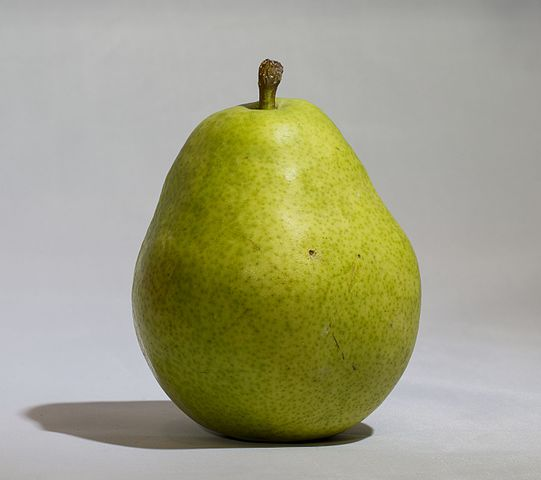
#> input picture hw1/HW1-Filters/input3A.jpg, 541 x 480 px
$ python lp_pyramid.py   (Python 2 division)
#> lines starting #> are read from the running program, lines starting #| are printed output that depends on the picture
# import pdb; pdb.set_trace()
import cv2
import numpy as np,sys


A = cv2.imread('./HW1-Filters/input3A.jpg')
#> A is the input picture: shape (480, 541, 3); mean B, G, R 131.9, 161.7, 162.1
B = cv2.imread('./HW1-Filters/input3B.jpg')
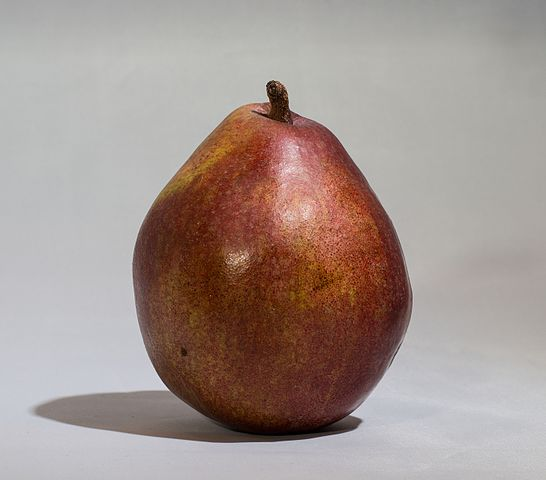
#> input picture hw1/HW1-Filters/input3B.jpg, 546 x 480 px
#> B is the input picture: shape (480, 546, 3); mean B, G, R 143.2, 148.9, 163.6

# makign images rectangular
### I dont actually like this way of doing it, as we are losing some data in this manner,
### we could actually  resize the image (Jay resized, no visible difference apart from the boundary)
A = A[:,:A.shape[0]]
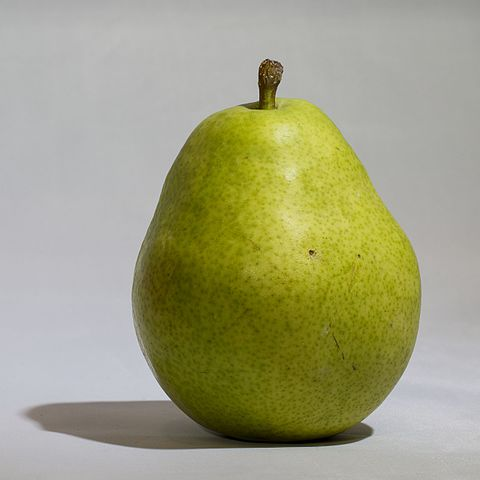
#> A: shape (480, 480, 3); mean B, G, R 127.4, 160.7, 161
B = B[:A.shape[0],:A.shape[0]]
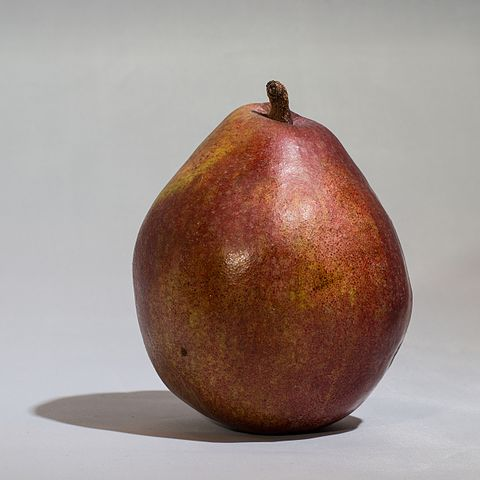
#> B: shape (480, 480, 3); mean B, G, R 139.5, 145.6, 162

# generate Gaussian pyramid for A
G = A.copy()
gpA = [G]
for i in xrange(6):
	G = cv2.pyrDown(G)
	gpA.append(G)
#> after the loop, gpA = 7 items

# generate Gaussian pyramid for B
G = B.copy()
gpB = [G]
for i in xrange(6):
	G = cv2.pyrDown(G)
	gpB.append(G)
#> after the loop, gpB = 7 items

# generate Laplacian Pyramid for A
lpA = [gpA[5]]
for i in xrange(5,0,-1):
	GE = cv2.pyrUp(gpA[i])
	L = cv2.subtract(gpA[i-1],GE)
	lpA.append(L)
#> after the loop, lpA = 6 items

# generate Laplacian Pyramid for B
lpB = [gpB[5]]
for i in xrange(5,0,-1):
	GE = cv2.pyrUp(gpB[i])
	L = cv2.subtract(gpB[i-1],GE)
	lpB.append(L)
#> this loop made 5 passes
#> pass 1, `GE = cv2.pyrUp(gpB[i])`:
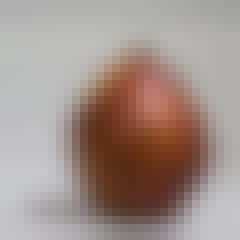
#> GE: shape (30, 30, 3) (shown 8 times larger); mean of channels 0, 1, 2 139.2, 145.3, 161.7; drawn as B, G, R
#> pass 2, `L = cv2.subtract(gpB[i-1],GE)`:
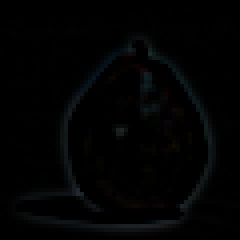
#> L: shape (60, 60, 3) (shown 4 times larger); mean of channels 0, 1, 2 2.6, 2.5, 2; drawn as B, G, R
#> after the loop, lpB = 6 items

# Now add left and right halves of images in each level
LS = []
for la,lb in zip(lpA,lpB):
	rows,cols,dpt = la.shape
	ls = np.hstack((la[:,0:cols/2], lb[:,cols/2:]))
	LS.append(ls)
#> this loop made 6 passes
#> (rows, cols) on passes 1 to 6: (15, 15), (30, 30), (60, 60), (120, 120), (240, 240), (480, 480)
#> after the loop, LS = 6 items

# now reconstruct
ls_ = LS[0]
for i in xrange(1,6):
	ls_ = cv2.pyrUp(ls_)
	ls_ = cv2.add(ls_, LS[i])
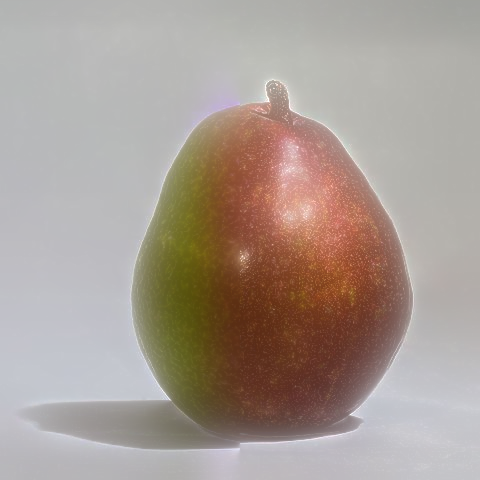
#> ls_: shape (480, 480, 3); mean of channels 0, 1, 2 147.6, 155.9, 168.5; drawn as B, G, R

# image with direct connecting each half
real = np.hstack((A[:,:cols/2],B[:,cols/2:]))
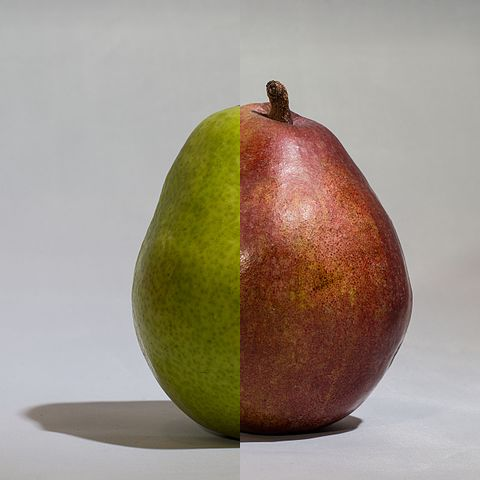
#> real: shape (480, 480, 3); mean B, G, R 134.1, 147.2, 158.8
cv2.imwrite('Pyramid_blending2.jpg',ls_)
cv2.imwrite('Direct_blending.jpg',real)
